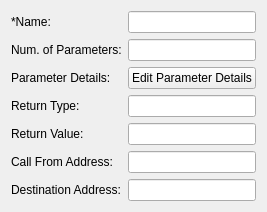
               <widget class="QWidget" name="function_page">
                <layout class="QFormLayout" name="formLayout_3">
                 <item row="0" column="0">
                  <widget class="QLabel" name="funcName_label">
                   <property name="text">
                    <string>*Name:</string>
                   </property>
                  </widget>
                 </item>
                 <item row="0" column="1">
                  <widget class="QLineEdit" name="funcName_lineEdit"/>
                 </item>
                 <item row="1" column="0">
                  <widget class="QLabel" name="funcNumParam_label">
                   <property name="text">
                    <string>Num. of Parameters:</string>
                   </property>
                  </widget>
                 </item>
                 <item row="3" column="0">
                  <widget class="QLabel" name="funcRetType_label">
                   <property name="text">
                    <string>Return Type:</string>
                   </property>
                  </widget>
                 </item>
                 <item row="3" column="1">
                  <widget class="QLineEdit" name="funcRetType_lineEdit"/>
                 </item>
                 <item row="4" column="0">
                  <widget class="QLabel" name="funcRetVal_label">
                   <property name="text">
                    <string>Return Value:</string>
                   </property>
                  </widget>
                 </item>
                 <item row="4" column="1">
                  <widget class="QLineEdit" name="funcRetCal_lineEdit"/>
                 </item>
                 <item row="5" column="0">
                  <widget class="QLabel" name="funcCallFrom_label">
                   <property name="text">
                    <string>Call From Address:</string>
                   </property>
                  </widget>
                 </item>
                 <item row="5" column="1">
                  <widget class="QLineEdit" name="funcCallFrom_lineEdit"/>
                 </item>
                 <item row="6" column="0">
                  <widget class="QLabel" name="funcDestAddress_label">
                   <property name="text">
                    <string>Destination Address:</string>
                   </property>
                  </widget>
                 </item>
                 <item row="6" column="1">
                  <widget class="QLineEdit" name="funcDestAddress_lineEdit"/>
                 </item>
                 <item row="1" column="1">
                  <widget class="QLineEdit" name="funcNumParam_lineEdit"/>
                 </item>
                 <item row="2" column="0">
                  <widget class="QLabel" name="funcParamDetails_label">
                   <property name="text">
                    <string>Parameter Details:</string>
                   </property>
                  </widget>
                 </item>
                 <item row="2" column="1">
                  <widget class="QPushButton" name="funcParamDetails_button">
                   <property name="text">
                    <string>Edit Parameter Details</string>
                   </property>
                  </widget>
                 </item>
                </layout>
               </widget>
